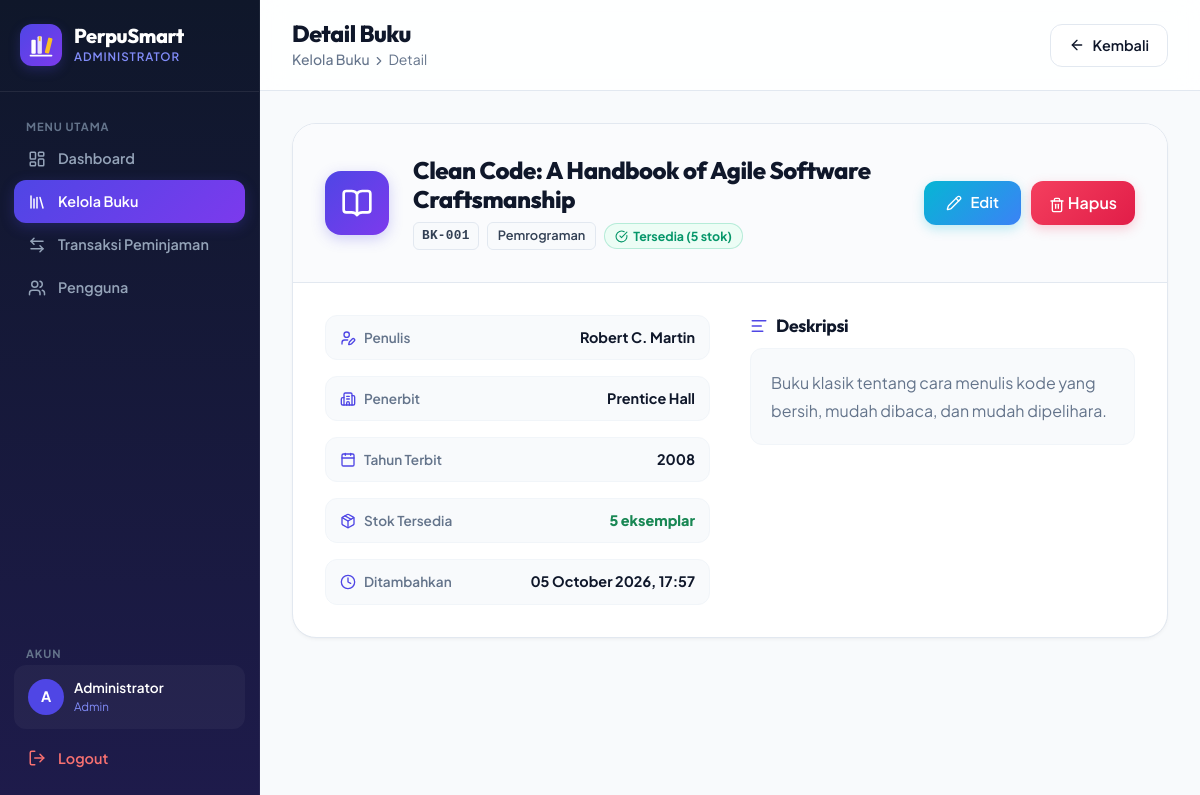
/index.php?page=admin/buku/show&id=1 (signed in), run on the app's committed database.
### tables this page shows
CREATE TABLE IF NOT EXISTS buku (
    id           INT UNSIGNED NOT NULL AUTO_INCREMENT,
    kode_buku    VARCHAR(20)  NOT NULL UNIQUE,
    judul        VARCHAR(255) NOT NULL,
    penulis      VARCHAR(150) NOT NULL,
    penerbit     VARCHAR(150) NOT NULL,
    tahun_terbit YEAR         NOT NULL,
    kategori     VARCHAR(100) NOT NULL,
    stok         INT UNSIGNED NOT NULL DEFAULT 0,
    deskripsi    TEXT,
    cover_url    VARCHAR(500) DEFAULT NULL,
    created_at   TIMESTAMP    NOT NULL DEFAULT CURRENT_TIMESTAMP,
    updated_at   TIMESTAMP    NOT NULL DEFAULT CURRENT_TIMESTAMP ON UPDATE CURRENT_TIMESTAMP,
    PRIMARY KEY (id),
    INDEX idx_judul    (judul),
    INDEX idx_penulis  (penulis),
    INDEX idx_kategori (kategori),
    INDEX idx_kode     (kode_buku)
);

### controllers/BukuController.php (called while the page is built, shortened)
<?php
class BukuController {
    private Buku $bukuModel;
    public function __construct() {
        $this->bukuModel = new Buku();
    }
    public function show(): void {
        $id   = (int)($_GET['id'] ?? 0);
        $buku = $this->bukuModel->findById($id);
        require_once BASE_PATH . '/views/admin/buku/show.php';
    }
}

### config/database.php (called while the page is built, shortened)
<?php
class Database {
    private static ?PDO $instance = null;
    public static function getInstance(): PDO {
        if (self::$instance === null) {
            $dsn = sprintf(
                'mysql:host=%s;port=%s;dbname=%s;charset=utf8mb4',
                DB_HOST, DB_PORT, DB_NAME
            );
            $options = [
                PDO::ATTR_ERRMODE            => PDO::ERRMODE_EXCEPTION,
                PDO::ATTR_DEFAULT_FETCH_MODE => PDO::FETCH_ASSOC,
                PDO::ATTR_EMULATE_PREPARES   => false,
                PDO::MYSQL_ATTR_INIT_COMMAND => "SET NAMES utf8mb4 COLLATE utf8mb4_unicode_ci",
            ];
            try {
                self::$instance = new PDO($dsn, DB_USER, DB_PASS, $options);
            } catch (PDOException $e) {
                http_response_code(500);
                die('<div style="font-family:sans-serif;padding:2rem;color:#c0392b;">
                    <h2>⚠ Koneksi Database Gagal</h2>
                    <p>' . htmlspecialchars($e->getMessage()) . '</p>
                    <p>Pastikan MySQL sudah berjalan dan konfigurasi di <code>config/config.php</code> sudah benar.</p>
                </div>');
            }
        }
        return self::$instance;
    }
}

### models/Buku.php (called while the page is built, shortened)
<?php
class Buku {
    private PDO $db;
    public function __construct() {
        $this->db = Database::getInstance();
    }
    public function findById(int $id): array|false {
        $stmt = $this->db->prepare('SELECT * FROM buku WHERE id = :id LIMIT 1');
        $stmt->execute([':id' => $id]);
        return $stmt->fetch();
    }
}

### config/config.php (called while the page is built, shortened)
<?php
function e(string $str): string {
    return htmlspecialchars($str, ENT_QUOTES | ENT_SUBSTITUTE, 'UTF-8');
}

### views/admin/buku/show.php (the view, shortened to what this page needs)
<?php require_once BASE_PATH . '/views/layouts/header.php'; ?>
<div class="ps-admin-layout">
    <?php require_once BASE_PATH . '/views/layouts/sidebar_admin.php'; ?>
    <main class="ps-admin-main">
        <header class="ps-topbar">
            <div class="ps-topbar-left">
                <div>
                    <h1 class="ps-page-title">Detail Buku</h1>
                    <p class="ps-page-subtitle">
                        <a href="<?= BASE_URL ?>/index.php?page=admin/buku" class="ps-breadcrumb-link">Kelola Buku</a>
                        <i data-lucide="chevron-right" style="width:14px;height:14px"></i> Detail
                    </p>
                </div>
            </div>
            <a href="<?= BASE_URL ?>/index.php?page=admin/buku" class="ps-btn-ghost">
                <i data-lucide="arrow-left"></i> Kembali
            </a>
        </header>
        <div class="ps-admin-content">
            <div class="ps-detail-card">
                <div class="ps-detail-header">
                    <div class="ps-detail-book-icon">
                        <i data-lucide="book-open"></i>
                    </div>
                    <div class="ps-detail-title-wrap">
                        <h2 class="ps-detail-title"><?= e($buku['judul']) ?></h2>
                        <div class="ps-detail-meta-row">
                            <span class="ps-code-badge"><?= e($buku['kode_buku']) ?></span>
                            <span class="ps-kategori-badge"><?= e($buku['kategori']) ?></span>
                            <?php if ($buku['stok'] > 0): ?>
                                <span class="ps-badge ps-badge-success">
                                    <i data-lucide="check-circle" style="width:13px;height:13px"></i>
                                    Tersedia (<?= $buku['stok'] ?> stok)
                                </span>
                            <?php endif; ?>
                        </div>
                    </div>
                    <div class="ps-detail-actions">
                        <a href="<?= BASE_URL ?>/index.php?page=admin/buku/edit&id=<?= $buku['id'] ?>"
                           class="ps-btn-accent">
                            <i data-lucide="pencil"></i> Edit
                        </a>
                        <form method="POST" action="<?= BASE_URL ?>/index.php?page=admin/buku/delete"
                              onsubmit="return confirm('Hapus buku ini?')">
                            <button type="submit" class="ps-btn-danger">
                                <i data-lucide="trash-2"></i> Hapus
                            </button>
                        </form>
                    </div>
                </div>
                <div class="ps-detail-body">
                    <div class="ps-detail-grid">
                        <div class="ps-detail-info">
                            <div class="ps-info-row">
                                <span class="ps-info-label"><i data-lucide="user-pen"></i> Penulis</span>
                                <span class="ps-info-value"><?= e($buku['penulis']) ?></span>
                            </div>
                            <div class="ps-info-row">
                                <span class="ps-info-label"><i data-lucide="building-2"></i> Penerbit</span>
                                <span class="ps-info-value"><?= e($buku['penerbit']) ?></span>
                            </div>
                            <div class="ps-info-row">
                                <span class="ps-info-label"><i data-lucide="calendar"></i> Tahun Terbit</span>
                                <span class="ps-info-value"><?= e($buku['tahun_terbit']) ?></span>
                            </div>
                            <div class="ps-info-row">
                                <span class="ps-info-label"><i data-lucide="package"></i> Stok Tersedia</span>
                                <span class="ps-info-value">
                                    <strong class="<?= $buku['stok'] > 0 ? 'text-success' : 'text-danger' ?>">
                                        <?= $buku['stok'] ?> eksemplar
                                    </strong>
                                </span>
                            </div>
                            <div class="ps-info-row">
                                <span class="ps-info-label"><i data-lucide="clock"></i> Ditambahkan</span>
                                <span class="ps-info-value"><?= date('d F Y, H:i', strtotime($buku['created_at'])) ?></span>
                            </div>
                        </div>
                        <div class="ps-detail-desc">
                            <h4><i data-lucide="align-left"></i> Deskripsi</h4>
                            <p><?= $buku['deskripsi'] ? e($buku['deskripsi']) : '<em class="text-muted">Tidak ada deskripsi</em>' ?></p>
                        </div>
                    </div>
                </div>
            </div>
        </div>
    </main>
</div>
<?php require_once BASE_PATH . '/views/layouts/footer.php'; ?>

### data on the page
buku: judul "Clean Code: A Handbook of Agile Software Craftsmanship", kode_buku "BK-001", kategori "Pemrograman", stok "5", penulis "Robert C. Martin", penerbit "Prentice Hall", tahun_terbit "2008", created_at "05 October 2026, 17:57", deskripsi "Buku klasik tentang cara menulis kode yang bersih, mudah dibaca, dan mudah dipelihara."

### other printed values
substr($user['nama'], 0, 1) "A"
$user['nama'] "Administrator"
